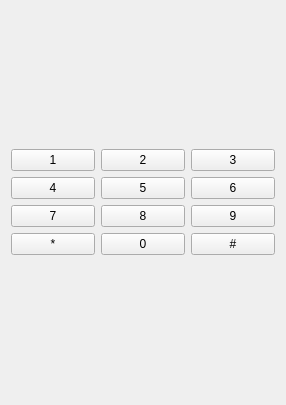
<?xml version="1.0" encoding="UTF-8"?>
<ui version="4.0">
 <class>DialogsNumber</class>
 <widget class="QWidget" name="DialogsNumber">
  <property name="geometry">
   <rect>
    <x>0</x>
    <y>0</y>
    <width>286</width>
    <height>405</height>
   </rect>
  </property>
  <property name="windowTitle">
   <string>Form</string>
  </property>
  <layout class="QGridLayout" name="gridLayout_2">
   <item row="0" column="0">
    <layout class="QGridLayout" name="gridLayout">
     <item row="0" column="0">
      <widget class="QPushButton" name="pushButton">
       <property name="text">
        <string>1</string>
       </property>
      </widget>
     </item>
     <item row="0" column="1">
      <widget class="QPushButton" name="pushButton_2">
       <property name="text">
        <string>2</string>
       </property>
      </widget>
     </item>
     <item row="0" column="2">
      <widget class="QPushButton" name="pushButton_3">
       <property name="text">
        <string>3</string>
       </property>
      </widget>
     </item>
     <item row="1" column="0">
      <widget class="QPushButton" name="pushButton_4">
       <property name="text">
        <string>4</string>
       </property>
      </widget>
     </item>
     <item row="1" column="1">
      <widget class="QPushButton" name="pushButton_6">
       <property name="text">
        <string>5</string>
       </property>
      </widget>
     </item>
     <item row="1" column="2">
      <widget class="QPushButton" name="pushButton_5">
       <property name="text">
        <string>6</string>
       </property>
      </widget>
     </item>
     <item row="2" column="0">
      <widget class="QPushButton" name="pushButton_7">
       <property name="text">
        <string>7</string>
       </property>
      </widget>
     </item>
     <item row="2" column="1">
      <widget class="QPushButton" name="pushButton_9">
       <property name="text">
        <string>8</string>
       </property>
      </widget>
     </item>
     <item row="2" column="2">
      <widget class="QPushButton" name="pushButton_8">
       <property name="text">
        <string>9</string>
       </property>
      </widget>
     </item>
     <item row="3" column="0">
      <widget class="QPushButton" name="pushButton_10">
       <property name="text">
        <string>*</string>
       </property>
      </widget>
     </item>
     <item row="3" column="1">
      <widget class="QPushButton" name="pushButton_12">
       <property name="text">
        <string>0</string>
       </property>
      </widget>
     </item>
     <item row="3" column="2">
      <widget class="QPushButton" name="pushButton_11">
       <property name="text">
        <string>#</string>
       </property>
      </widget>
     </item>
    </layout>
   </item>
  </layout>
 </widget>
 <resources/>
 <connections/>
</ui>
